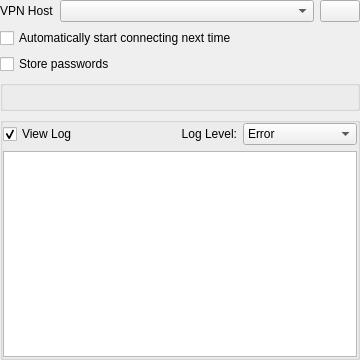
<?xml version="1.0" encoding="UTF-8"?>
<ui version="4.0">
 <class>OpenconnectAuth</class>
 <widget class="QWidget" name="OpenconnectAuth">
  <property name="geometry">
   <rect>
    <x>0</x>
    <y>0</y>
    <width>360</width>
    <height>360</height>
   </rect>
  </property>
  <property name="sizePolicy">
   <sizepolicy hsizetype="MinimumExpanding" vsizetype="Expanding">
    <horstretch>0</horstretch>
    <verstretch>0</verstretch>
   </sizepolicy>
  </property>
  <property name="minimumSize">
   <size>
    <width>0</width>
    <height>0</height>
   </size>
  </property>
  <property name="windowTitle">
   <string>OpenConnect VPN Authentication</string>
  </property>
  <layout class="QVBoxLayout" name="verticalLayout">
   <property name="sizeConstraint">
    <enum>QLayout::SetMinimumSize</enum>
   </property>
   <property name="leftMargin">
    <number>0</number>
   </property>
   <property name="topMargin">
    <number>0</number>
   </property>
   <property name="rightMargin">
    <number>0</number>
   </property>
   <property name="bottomMargin">
    <number>0</number>
   </property>
   <item>
    <layout class="QHBoxLayout" name="horizontalLayout_3">
     <item>
      <widget class="QLabel" name="label_3">
       <property name="sizePolicy">
        <sizepolicy hsizetype="Fixed" vsizetype="Fixed">
         <horstretch>0</horstretch>
         <verstretch>0</verstretch>
        </sizepolicy>
       </property>
       <property name="text">
        <string>VPN Host</string>
       </property>
      </widget>
     </item>
     <item>
      <widget class="QComboBox" name="cmbHosts">
       <property name="sizePolicy">
        <sizepolicy hsizetype="MinimumExpanding" vsizetype="Fixed">
         <horstretch>0</horstretch>
         <verstretch>0</verstretch>
        </sizepolicy>
       </property>
       <property name="sizeAdjustPolicy">
        <enum>QComboBox::AdjustToMinimumContentsLength</enum>
       </property>
      </widget>
     </item>
     <item>
      <widget class="QPushButton" name="btnConnect">
       <property name="sizePolicy">
        <sizepolicy hsizetype="Fixed" vsizetype="Fixed">
         <horstretch>0</horstretch>
         <verstretch>0</verstretch>
        </sizepolicy>
       </property>
       <property name="toolTip">
        <string>Connect</string>
       </property>
       <property name="autoDefault">
        <bool>false</bool>
       </property>
       <property name="default">
        <bool>false</bool>
       </property>
       <property name="flat">
        <bool>false</bool>
       </property>
       <property name="isDragEnabled" stdset="0">
        <bool>false</bool>
       </property>
      </widget>
     </item>
    </layout>
   </item>
   <item>
    <widget class="QCheckBox" name="chkAutoconnect">
     <property name="text">
      <string>Automatically start connecting next time</string>
     </property>
    </widget>
   </item>
   <item>
    <widget class="QCheckBox" name="chkStorePasswords">
     <property name="text">
      <string>Store passwords</string>
     </property>
    </widget>
   </item>
   <item>
    <widget class="QGroupBox" name="loginBox">
     <property name="minimumSize">
      <size>
       <width>0</width>
       <height>0</height>
      </size>
     </property>
     <property name="title">
      <string notr="true"/>
     </property>
     <layout class="QVBoxLayout" name="loginBoxLayout"/>
    </widget>
   </item>
   <item>
    <widget class="QGroupBox" name="serverLogBox">
     <property name="sizePolicy">
      <sizepolicy hsizetype="Preferred" vsizetype="Expanding">
       <horstretch>0</horstretch>
       <verstretch>0</verstretch>
      </sizepolicy>
     </property>
     <layout class="QVBoxLayout" name="logLayout">
      <property name="leftMargin">
       <number>0</number>
      </property>
      <property name="topMargin">
       <number>0</number>
      </property>
      <property name="rightMargin">
       <number>0</number>
      </property>
      <property name="bottomMargin">
       <number>0</number>
      </property>
      <item>
       <layout class="QHBoxLayout" name="horizontalLayout_2">
        <item>
         <widget class="QCheckBox" name="viewServerLog">
          <property name="text">
           <string>View Log</string>
          </property>
          <property name="checked">
           <bool>true</bool>
          </property>
         </widget>
        </item>
        <item>
         <widget class="QLabel" name="lblLogLevel">
          <property name="text">
           <string>Log Level:</string>
          </property>
          <property name="alignment">
           <set>Qt::AlignRight|Qt::AlignTrailing|Qt::AlignVCenter</set>
          </property>
         </widget>
        </item>
        <item>
         <widget class="QComboBox" name="cmbLogLevel">
          <item>
           <property name="text">
            <string>Error</string>
           </property>
          </item>
          <item>
           <property name="text">
            <string>Info</string>
           </property>
          </item>
          <item>
           <property name="text">
            <string comment="like in Debug log level">Debug</string>
           </property>
          </item>
          <item>
           <property name="text">
            <string>Trace</string>
           </property>
          </item>
         </widget>
        </item>
       </layout>
      </item>
      <item>
       <widget class="QTextBrowser" name="serverLog">
        <property name="enabled">
         <bool>true</bool>
        </property>
        <property name="frameShape">
         <enum>QFrame::StyledPanel</enum>
        </property>
        <property name="frameShadow">
         <enum>QFrame::Sunken</enum>
        </property>
        <property name="acceptRichText">
         <bool>false</bool>
        </property>
        <property name="textInteractionFlags">
         <set>Qt::TextSelectableByMouse</set>
        </property>
        <property name="openLinks">
         <bool>false</bool>
        </property>
       </widget>
      </item>
     </layout>
    </widget>
   </item>
  </layout>
 </widget>
 <resources/>
 <connections/>
</ui>
